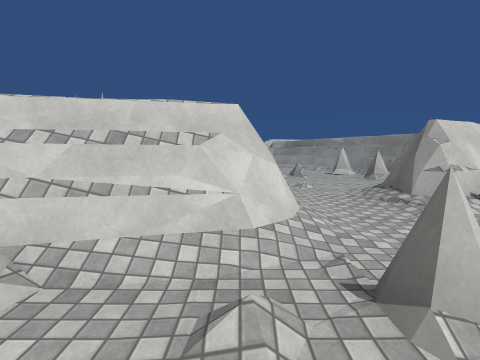
view 1 (above)

16 first-person views from a walk through a Unity game level. The camera is 1.5 m above the floor, tilts 6° down and sees 80° across. The floor is counted in squares, 2 m on a side. Each view is taken from the middle of a square. On the plan, view 1 faces up. The plan holds only what a view shows up to about 10 squares ahead; the rest is blank. The place goes on beyond the plan. Surface patterns are stand-ins for the level's own textures.

view 2
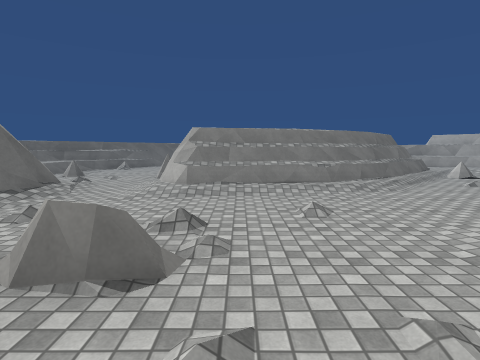

view 3
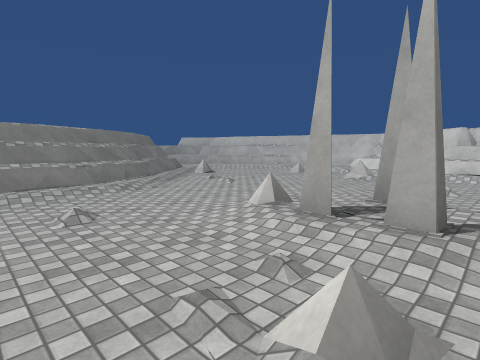

view 4
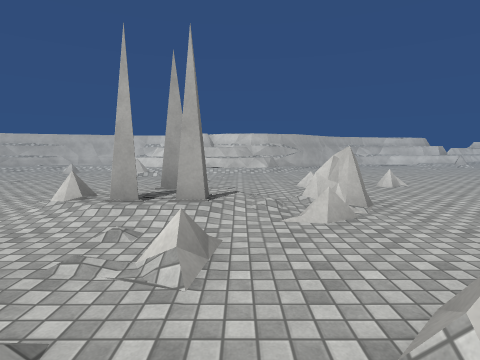

view 5
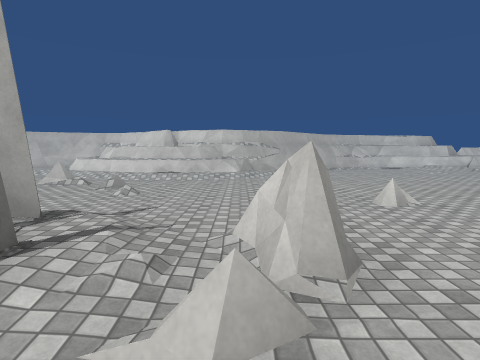

view 6
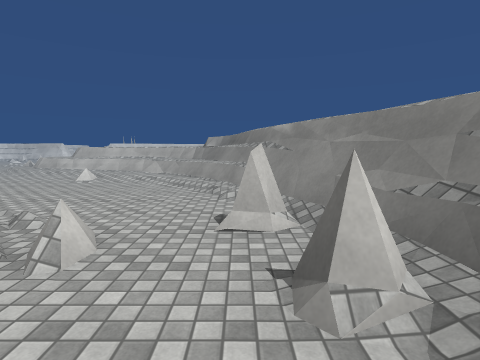

view 7
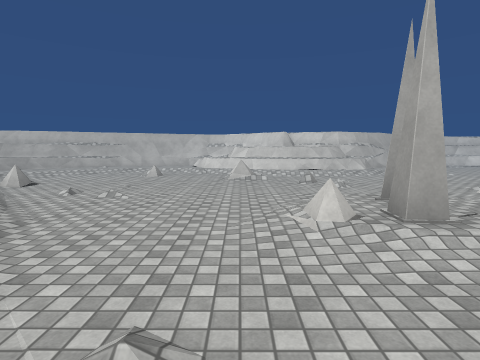

view 8
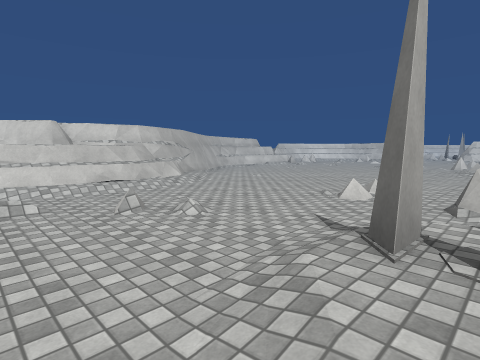

view 9
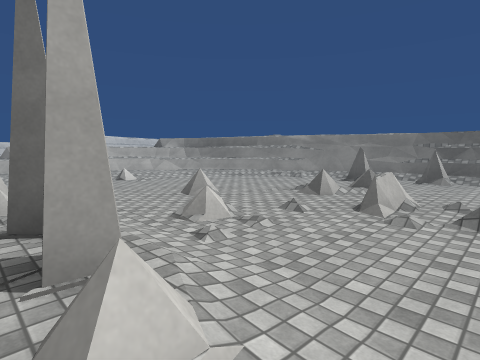

view 10
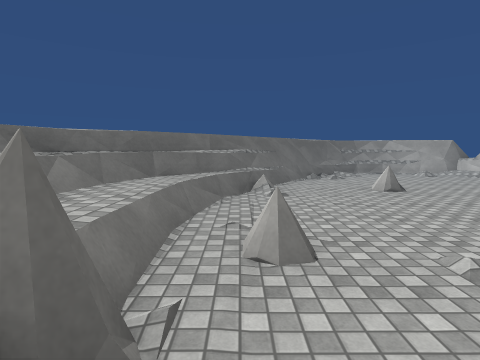

view 11
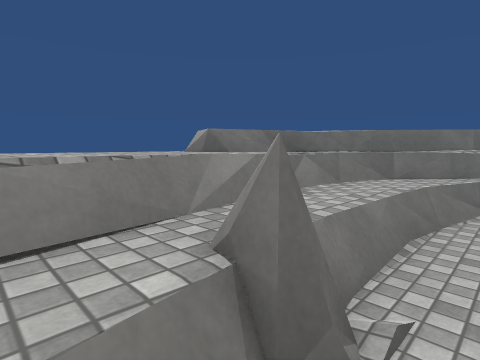

view 12
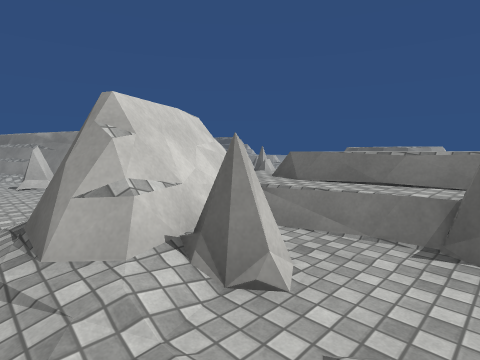

view 13
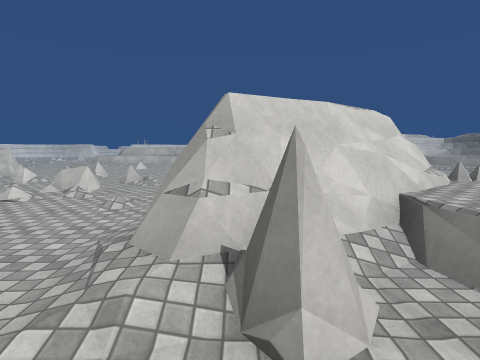

view 14
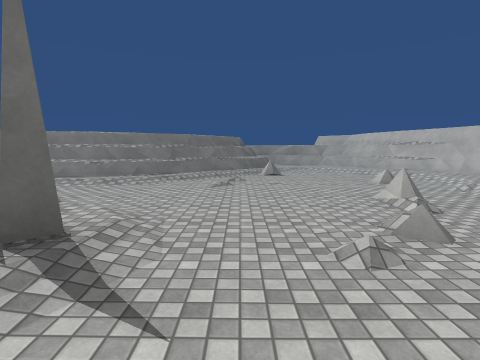

view 15
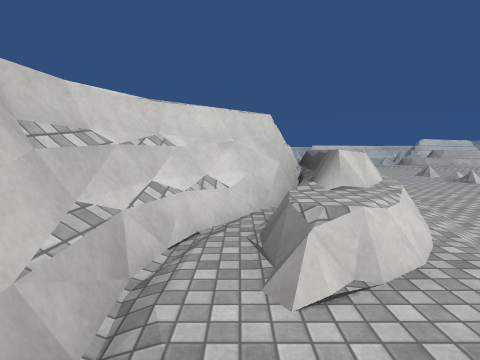

view 16
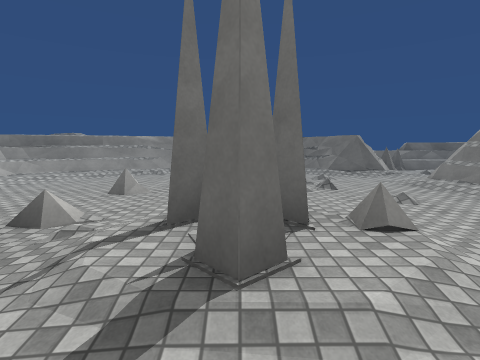

### Floor plan
Key: @ floor where view 1 was taken; # wall or solid block; . main floor; : floor 0.25 m higher than the main floor; / step, stairs or slope; = window, fence, low wall or low ledge; ^ raised ledge; O other object.
Columns run from 13 left of view 1 to 8 right of it. Each row starts with its distance up from view 1.
 17  ...   ./ ^
 16  ..... ./^^^^^ #
 15  ........//^^^^^#
 14  ..........///^^#
 13  ...........//:^#
 12  #.....=......./##
 11  ##..../........##
 10   #^.../.==.=....#
  9   #^....///=../.###
  8  ##^../.O////./=./##=
  7 ####....///./=...##
  6 #/^^.=....././/./##
  5 #/^/.........../###=
  4 #/:./../..//////#:=^
  3  /:./..//#####///.=^^
  2  #:/.../######../.=^^^
  1  #///.=##   //#..==^^^
  0  ##::/^#     @....=^^#
 -1   #^::       .....=^#
 -2   ##         .=..=##
 -3             .....##
 -4            .....##
 -5           #....##
 -6           ###.##
 -7            ####

Where each view was taken, in squares from view 1:
view 1: 0 up, 0 right, facing up
view 2: 9 up, 1 left, facing down
view 3: 9 up, 1 left, facing down-left
view 4: 9 up, 0 right, facing left
view 5: 10 up, 2 left, facing left
view 6: 6 up, 3 right, facing up
view 7: 6 up, 1 left, facing left
view 8: 6 up, 4 left, facing up-left
view 9: 6 up, 4 left, facing up-right
view 10: 3 up, 4 right, facing down
view 11: 3 up, 4 right, facing down-right
view 12: 2 up, 2 right, facing up-right
view 13: 2 up, 3 right, facing up
view 14: 10 up, 6 left, facing down
view 15: 3 up, 12 left, facing up
view 16: 8 up, 6 left, facing right
